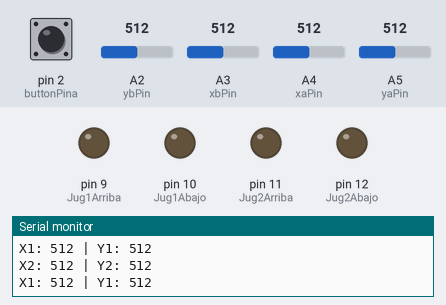
Bench run of a sketch on a simulated Arduino Uno, built with avr-gcc and run on an emulated ATmega328P. On the bench: output pins drawn as LEDs (lit = HIGH), the last lines printed to the serial monitor. The inputs (shaded band) are chosen by the test bench; at power-on: A2 (ybPin) = 512, A5 (yaPin) = 512, pin 2 (buttonPina) HIGH, A3 (xbPin) = 512, A4 (xaPin) = 512.

Above: at 1.2 s.
1.3 s: A2 (ybPin) set to 991
4.3 s: A2 (ybPin) set to 1011
At 5.5 s:
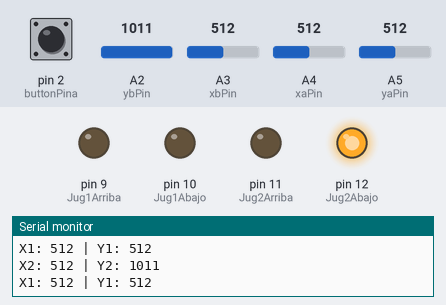
5.8 s: A5 (yaPin) set to 32
8.8 s: A5 (yaPin) set to 27
At 10.0 s:
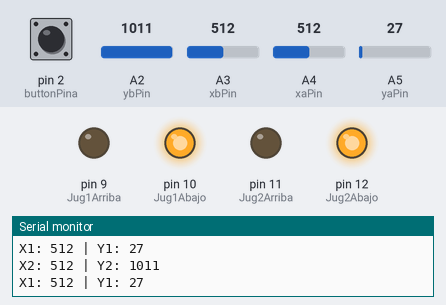
10.3 s: A2 (ybPin) set to 992
At 11.5 s:
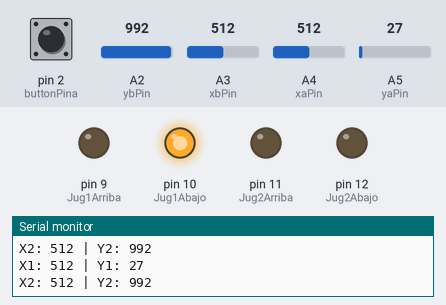
11.8 s: A5 (yaPin) set to 1010
At 12.7 s:
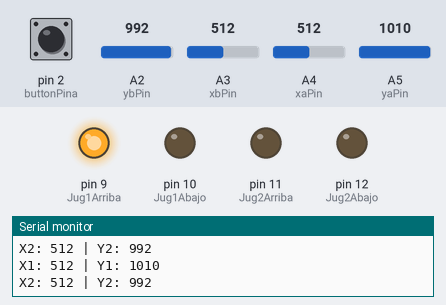
Timing chart, 0 to 14.3 s (numbered marks = the images above; inputs shaded):
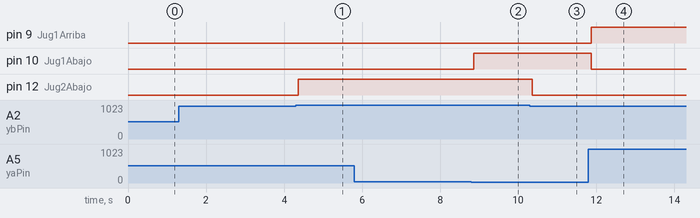

The sketch:

Joistick.ino
```cpp
int xaPin = A4;
int yaPin = A5;
int xbPin = A3;
int ybPin = A2;

int buttonPina = 2;
int buttonPinb = 7;

int Jug1Arriba = 9;
int Jug1Abajo = 10;
int Jug2Arriba = 11;
int Jug2Abajo = 12;

int xaPosition = 0;
int yaPosition = 0;
int xbPosition = 0;
int ybPosition = 0;
int buttonState = 0;

void setup() {
  // inicializar las comunicaciones en serie a 9600 bps:
  Serial.begin(9600);

  pinMode(xaPin, INPUT);
  pinMode(yaPin, INPUT);
  pinMode(xbPin, INPUT);
  pinMode(ybPin, INPUT);
  pinMode(Jug1Arriba, OUTPUT);
  pinMode(Jug1Abajo, OUTPUT);
  pinMode(Jug2Arriba, OUTPUT);
  pinMode(Jug2Abajo, OUTPUT);

  //activar resistencia pull-up en el pin pulsador
  pinMode(buttonPina, INPUT_PULLUP);
  pinMode(buttonPinb, INPUT_PULLUP);

  // Para las versiones anteriores a 1.0.1 Arduino
  // pinMode (buttonPin, INPUT);
  // digitalWrite (buttonPin, HIGH);

}

void loop() {
  xaPosition = analogRead(xaPin);
  yaPosition = analogRead(yaPin);
  xbPosition = analogRead(xbPin);
  ybPosition = analogRead(ybPin);
  buttonState = digitalRead(buttonPina);
  //buttonState2 = digitalRead(buttonPinb);

  Serial.print("X1: ");
  Serial.print(xaPosition);
  Serial.print(" | Y1: ");
  Serial.println(yaPosition);
  Serial.print("X2: ");
  Serial.print(xbPosition);
  Serial.print(" | Y2: ");
  Serial.println(ybPosition);

  if(yaPosition>1000)
  {digitalWrite(Jug1Arriba,HIGH);}
  else
    digitalWrite(Jug1Arriba,LOW);

  if(yaPosition<30)
  {digitalWrite(Jug1Abajo,HIGH);}
  else
    digitalWrite(Jug1Abajo,LOW);

  if(ybPosition<30)
  {digitalWrite(Jug2Arriba,HIGH);}
  else
    digitalWrite(Jug2Arriba,LOW);

  if(ybPosition>1000)
  {digitalWrite(Jug2Abajo,HIGH);}
  else
    digitalWrite(Jug2Abajo,LOW);
}
```

Measured:
- the behaviour switches between 1000 and 1001 on A2 (ybPin) (found by bisection; images 0 and 1)
- the behaviour switches between 30 and 29 on A5 (yaPin) (found by bisection; images 1 and 2)
- after the input at 4.3 s, pin 12 (Jug2Abajo): LOW → HIGH after 0.06 s
- after the input at 8.8 s, pin 10 (Jug1Abajo): LOW → HIGH after 0.06 s
- after the input at 10.3 s, pin 12 (Jug2Abajo): HIGH → LOW after 0.06 s
- after the input at 11.8 s, pin 9 (Jug1Arriba): LOW → HIGH after 0.07 s; pin 10 (Jug1Abajo): HIGH → LOW after 0.07 s
